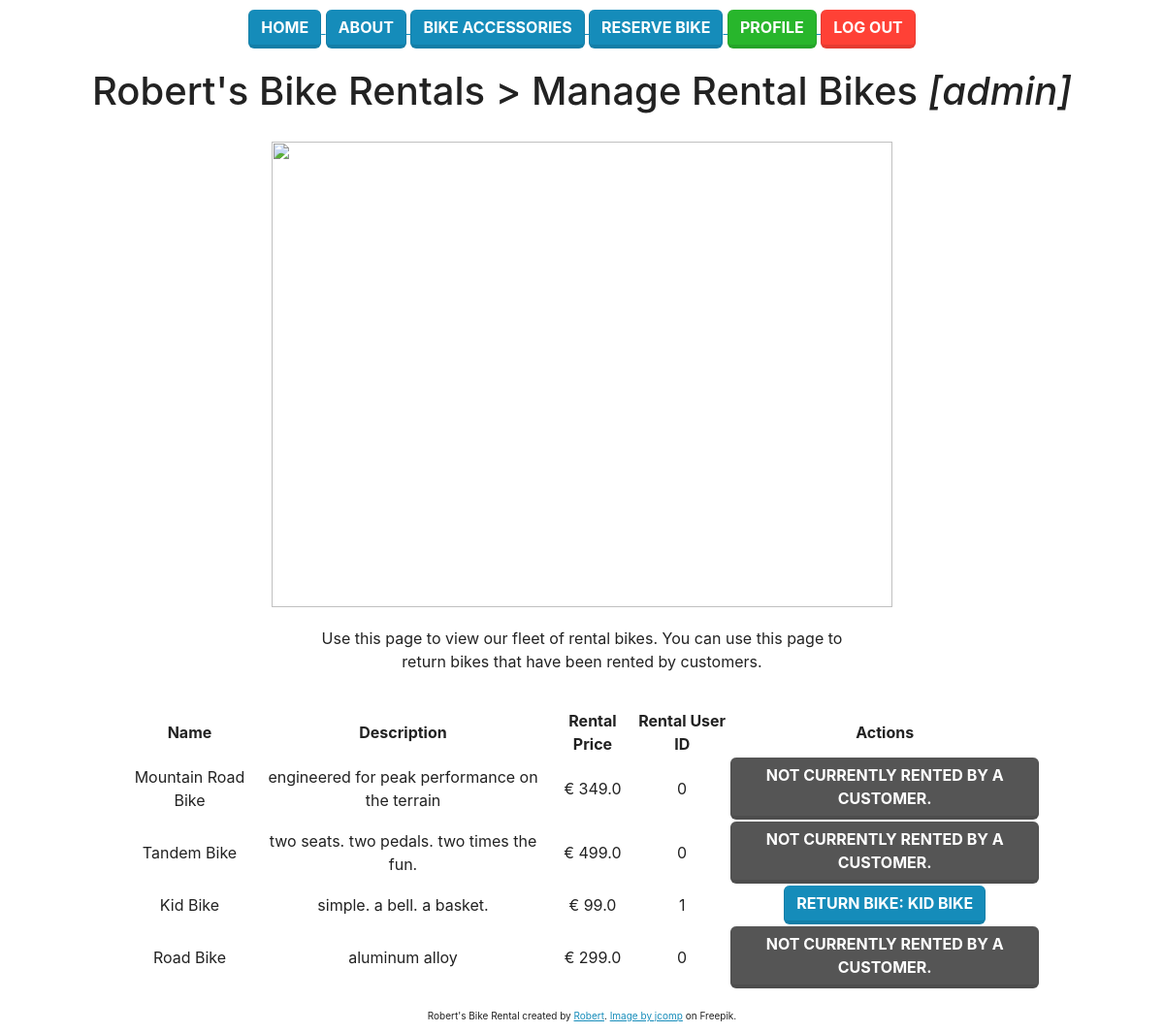
Page /bike/ (signed in) on the earlier database version.
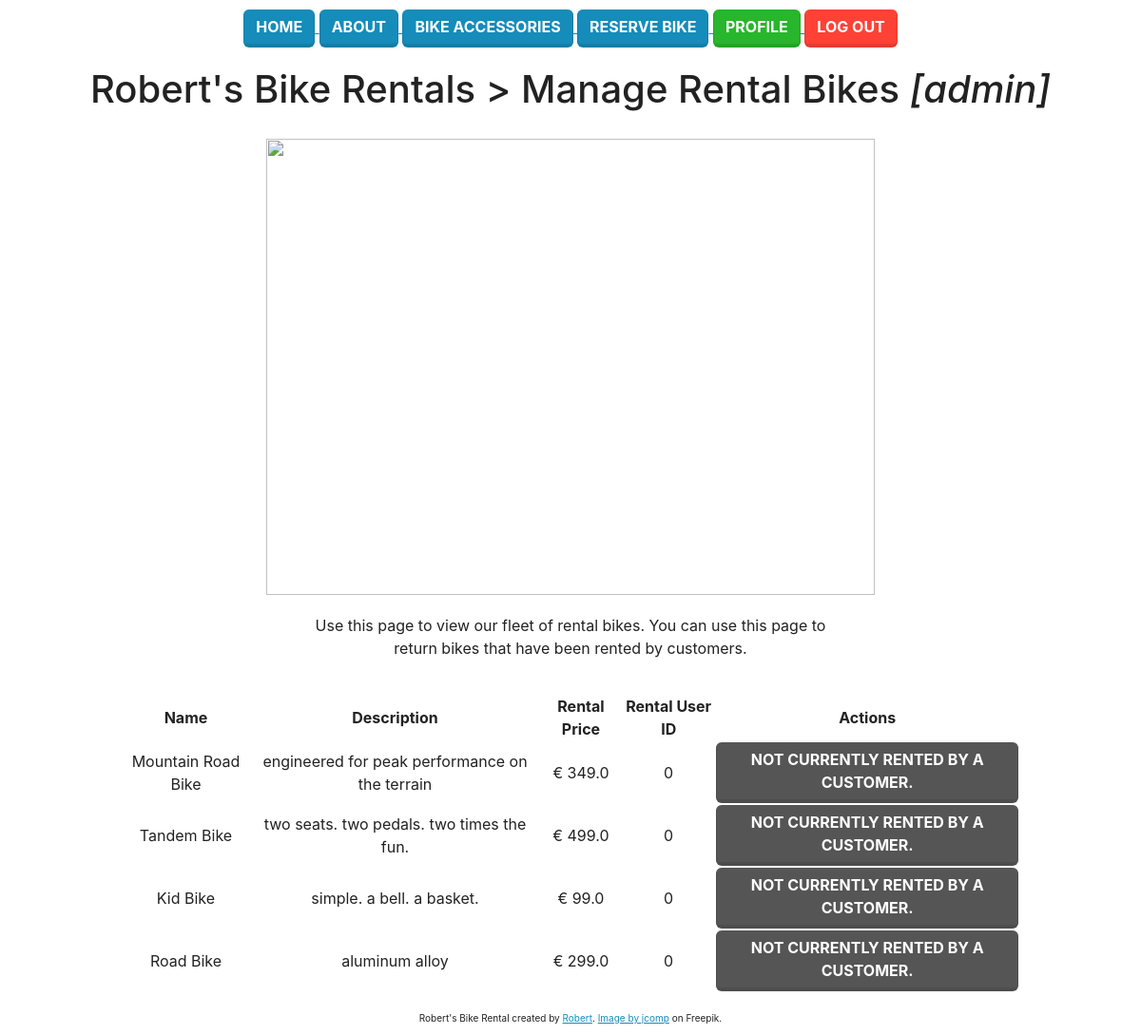
Same page on the later database version.
### bike/models.py (models this page shows, shortened)
class Bike(models.Model):
    name = models.CharField("name", max_length=240)
    description = models.CharField("description", max_length=240)
    rental_price = models.FloatField("rental_price", default=999.99)
    rented_user_id =  models.IntegerField("rented_user_id")
    rental_period = models.IntegerField("rental_period", default=1)  # Default 1 day

### bike/views.py (the view)
# urls.py: path('', views.custom, name="custom"),
@login_required
def custom(request):
    print("custom custom custom")
    latest_question_list = Bike.objects.all()
    context = {
        "latest_question_list": latest_question_list,
    }
    if request.user.is_superuser:
        template = loader.get_template("manage.html")
    else:
        template = loader.get_template("reserve.html")
    return HttpResponse(template.render(context, request))

### templates/manage.html (shortened to what this page needs)
{% load static %}
<!DOCTYPE html>
<html lang="en">
<head>
    <link rel="stylesheet" href="{% static 'css/custom.css' %}">
</head>
<body>
    {% include 'navbar.html' %}
    <h1>
        Robert's Bike Rentals > Manage Rental Bikes <i>[admin]</i>
    </h1>
    <div>
        <img src="{% static 'img/close-up-bicycle-gears.jpg' %}" height=480 width=640>
    </div>
    <p>
        Use this page to view our fleet of rental bikes. You can use this page to return bikes that have been rented by
        customers.
    </p>
    <div>
        <table class="center">
            <thead>
                <tr>
                    <th>Name</th>
                    <th>Description</th>
                    <th>Rental Price</th>
                    <th>Rental User ID</th>
                    <th>Actions</th>
                </tr>
            </thead>
            <tbody>
                {% if latest_question_list %}
                {% for question in latest_question_list %}
                <tr>
                    <td class=""> {{ question.name }} </td>
                    <td class=""> {{ question.description }} </td>
                    <td class=""> &euro; {{ question.rental_price }} </td>
                    <td class=""> {{ question.rented_user_id }} </td>
                    {% if question.rented_user_id != 0 %}
                    <td class="">
                        <a href="/bike/return/{{question.id}}/{{user.pk}}">
                            <button type="button" class="btn btn-primary">
                                Return bike: {{ question.name }}
                            </button>
                        </a>
                    </td>
                    {% else %}
                    <td class="">
                        <button type="button" class="btn btn-dark">
                            Not currently rented by a customer.
                        </button>
                    </td>
                    {% endif %}
                </tr>
                {% endfor %}
                {% else %}
                <h2>No bikes are available.</h2>
                {% endif %}
            </tbody>
        </table>
    </div>
    <div class="footer">
        Robert's Bike Rental created by <a href="https://github.com/gomsur">Robert</a>. <a
            href="https://www.freepik.com/free-photo/cyclist-sunny-day-bike-adventure-travel-photo_3972810.htm#query=bike&position=0&from_view=search&track=sph">Image
            by jcomp</a> on Freepik.
    </div>
</body>
</html>

Differences in the rows shown:
changed Bike "Kid Bike": rented_user_id "1" → "0"; name "KID BIKE" → (not shown); rented_user_id "RETURN BIKE:" → "NOT CURRENTLY RENTED BY A CUSTOMER."
